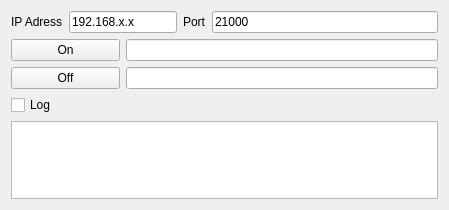
<?xml version="1.0" encoding="UTF-8"?>
<ui version="4.0">
 <class>IRTransUI</class>
 <widget class="QWidget" name="IRTransUI">
  <property name="geometry">
   <rect>
    <x>0</x>
    <y>0</y>
    <width>449</width>
    <height>210</height>
   </rect>
  </property>
  <property name="windowTitle">
   <string>Add Icons</string>
  </property>
  <layout class="QGridLayout" name="gridLayout">
   <item row="0" column="0">
    <widget class="QLabel" name="label">
     <property name="text">
      <string>IP Adress</string>
     </property>
    </widget>
   </item>
   <item row="0" column="1" colspan="2">
    <widget class="QLineEdit" name="editIP">
     <property name="text">
      <string>192.168.x.x</string>
     </property>
    </widget>
   </item>
   <item row="0" column="3">
    <widget class="QLabel" name="label_2">
     <property name="text">
      <string>Port</string>
     </property>
    </widget>
   </item>
   <item row="0" column="4">
    <widget class="QLineEdit" name="editPort">
     <property name="text">
      <string>21000</string>
     </property>
    </widget>
   </item>
   <item row="1" column="0" colspan="2">
    <widget class="QPushButton" name="On">
     <property name="text">
      <string>On</string>
     </property>
    </widget>
   </item>
   <item row="1" column="2" colspan="3">
    <widget class="QLineEdit" name="On_Command"/>
   </item>
   <item row="2" column="0" colspan="2">
    <widget class="QPushButton" name="Off">
     <property name="text">
      <string>Off</string>
     </property>
    </widget>
   </item>
   <item row="2" column="2" colspan="3">
    <widget class="QLineEdit" name="Off_Command"/>
   </item>
   <item row="3" column="0" colspan="2">
    <widget class="QCheckBox" name="checkBoxLog">
     <property name="text">
      <string>Log</string>
     </property>
    </widget>
   </item>
   <item row="4" column="0" colspan="5">
    <widget class="QTextEdit" name="logTxt"/>
   </item>
  </layout>
 </widget>
 <resources/>
 <connections/>
</ui>
